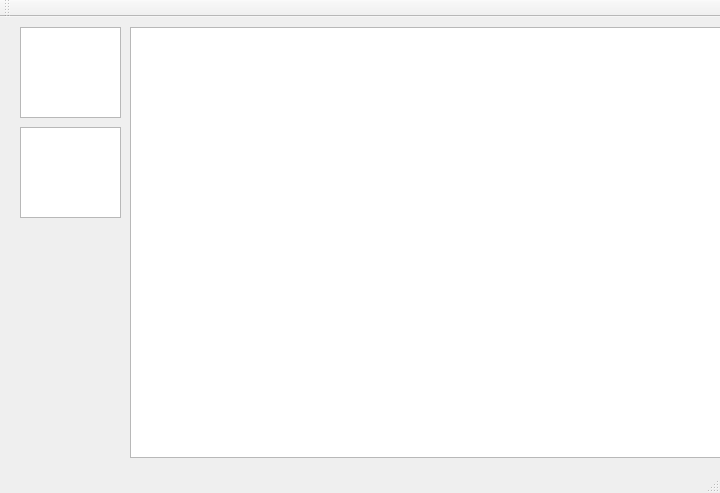
<?xml version="1.0" encoding="UTF-8"?>
<ui version="4.0">
 <class>MainWindow</class>
 <widget class="QMainWindow" name="MainWindow">
  <property name="geometry">
   <rect>
    <x>0</x>
    <y>0</y>
    <width>720</width>
    <height>493</height>
   </rect>
  </property>
  <property name="windowTitle">
   <string>MainWindow</string>
  </property>
  <widget class="QWidget" name="centralWidget">
   <widget class="QGraphicsView" name="graphView">
    <property name="geometry">
     <rect>
      <x>130</x>
      <y>10</y>
      <width>591</width>
      <height>431</height>
     </rect>
    </property>
   </widget>
   <widget class="QListView" name="processors">
    <property name="geometry">
     <rect>
      <x>20</x>
      <y>10</y>
      <width>101</width>
      <height>91</height>
     </rect>
    </property>
   </widget>
   <widget class="QListView" name="relations">
    <property name="geometry">
     <rect>
      <x>20</x>
      <y>110</y>
      <width>101</width>
      <height>91</height>
     </rect>
    </property>
   </widget>
  </widget>
  <widget class="QMenuBar" name="menuBar">
   <property name="geometry">
    <rect>
     <x>0</x>
     <y>0</y>
     <width>720</width>
     <height>22</height>
    </rect>
   </property>
  </widget>
  <widget class="QToolBar" name="mainToolBar">
   <attribute name="toolBarArea">
    <enum>TopToolBarArea</enum>
   </attribute>
   <attribute name="toolBarBreak">
    <bool>false</bool>
   </attribute>
  </widget>
  <widget class="QStatusBar" name="statusBar"/>
 </widget>
 <layoutdefault spacing="6" margin="11"/>
 <resources/>
 <connections/>
</ui>
